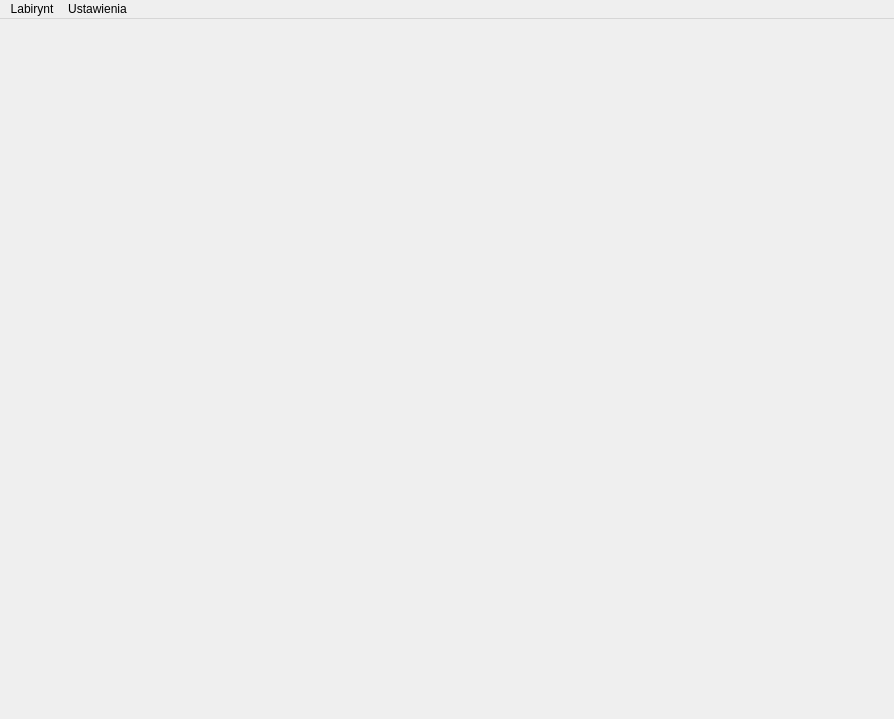
<?xml version="1.0" encoding="UTF-8"?>
<ui version="4.0">
 <class>MainWindow</class>
 <widget class="QMainWindow" name="MainWindow">
  <property name="geometry">
   <rect>
    <x>0</x>
    <y>0</y>
    <width>894</width>
    <height>719</height>
   </rect>
  </property>
  <property name="windowTitle">
   <string>Labirynt</string>
  </property>
  <widget class="QWidget" name="centralwidget"/>
  <widget class="QMenuBar" name="menubar">
   <property name="geometry">
    <rect>
     <x>0</x>
     <y>0</y>
     <width>894</width>
     <height>26</height>
    </rect>
   </property>
   <widget class="QMenu" name="menuLabyrinth">
    <property name="title">
     <string>Labirynt</string>
    </property>
    <widget class="QMenu" name="menuSzukaj_wyj_cia">
     <property name="title">
      <string>Szukaj wyjścia</string>
     </property>
     <addaction name="actionBlindfold_Right"/>
     <addaction name="actionBlindfold_Left"/>
     <addaction name="actionSi_owo_bruteforce"/>
     <addaction name="actionWave_propagation"/>
     <addaction name="actionTime_table"/>
    </widget>
    <widget class="QMenu" name="menuGenerateNew">
     <property name="title">
      <string>Generuj nowy</string>
     </property>
     <addaction name="actionNormal_maze"/>
     <addaction name="separator"/>
     <addaction name="actionHorizontal_maze"/>
     <addaction name="actionVertical_maze"/>
     <addaction name="separator"/>
     <addaction name="actionSpiral"/>
     <addaction name="separator"/>
     <addaction name="actionStraight_lines_division_in_half"/>
     <addaction name="actionStraight_lines_random_split"/>
     <addaction name="separator"/>
     <addaction name="actionZigzag"/>
    </widget>
    <addaction name="menuGenerateNew"/>
    <addaction name="menuSzukaj_wyj_cia"/>
    <addaction name="separator"/>
    <addaction name="actionQuit"/>
   </widget>
   <widget class="QMenu" name="menuSettings">
    <property name="title">
     <string>Ustawienia</string>
    </property>
    <widget class="QMenu" name="menuJ_zyk_menu">
     <property name="title">
      <string>Język menu</string>
     </property>
     <addaction name="actionPolish"/>
     <addaction name="actionEnglish"/>
    </widget>
    <addaction name="menuJ_zyk_menu"/>
    <addaction name="actionMaze_settings"/>
   </widget>
   <addaction name="menuLabyrinth"/>
   <addaction name="menuSettings"/>
  </widget>
  <action name="actionPolish">
   <property name="checkable">
    <bool>true</bool>
   </property>
   <property name="checked">
    <bool>true</bool>
   </property>
   <property name="text">
    <string>Polish</string>
   </property>
  </action>
  <action name="actionEnglish">
   <property name="checkable">
    <bool>true</bool>
   </property>
   <property name="text">
    <string>English</string>
   </property>
  </action>
  <action name="actionBlindfold_Right">
   <property name="text">
    <string>Po omacku (prawa ręka)</string>
   </property>
  </action>
  <action name="actionSi_owo_bruteforce">
   <property name="text">
    <string>Siłowo (bruteforce)</string>
   </property>
  </action>
  <action name="actionBlindfold_Left">
   <property name="text">
    <string>Po omacku (lewa ręka)</string>
   </property>
  </action>
  <action name="actionWave_propagation">
   <property name="text">
    <string>Propagacja fali</string>
   </property>
  </action>
  <action name="actionTime_table">
   <property name="text">
    <string>Tablica czasu</string>
   </property>
  </action>
  <action name="actionQuit">
   <property name="text">
    <string>Zamknij</string>
   </property>
  </action>
  <action name="actionNormal_maze">
   <property name="text">
    <string>Normalny labirynt</string>
   </property>
  </action>
  <action name="actionHorizontal_maze">
   <property name="text">
    <string>Poziomy labirynt</string>
   </property>
  </action>
  <action name="actionVertical_maze">
   <property name="text">
    <string>Pionowy labirynt</string>
   </property>
  </action>
  <action name="actionMaze_settings">
   <property name="text">
    <string>Ustawienia labiryntu</string>
   </property>
  </action>
  <action name="actionSpiral">
   <property name="text">
    <string>Spiralny labirynt, cyklony</string>
   </property>
  </action>
  <action name="actionStraight_lines_division_in_half">
   <property name="text">
    <string>Proste linie (podział na pół)</string>
   </property>
  </action>
  <action name="actionStraight_lines_random_split">
   <property name="text">
    <string>Proste linie (losowy podział)</string>
   </property>
  </action>
  <action name="actionZigzag">
   <property name="text">
    <string>Zigzag</string>
   </property>
  </action>
 </widget>
 <resources/>
 <connections/>
</ui>
